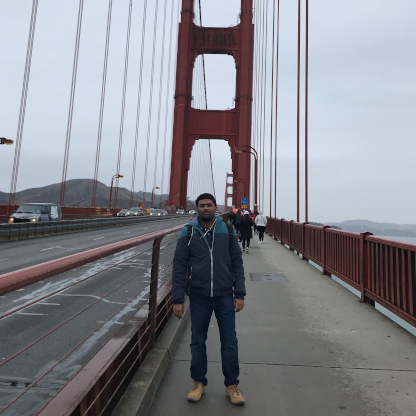
#> input picture S13_YOLO/13A_OpenCV/images/Aravind.jpeg, 416 x 416 px, found by its file name
$ jupyter execute --allow-errors OpenCV_YoLo.ipynb   (shell and % lines are left out)
#> lines starting #> are read from the running program, lines starting #| are printed output that depends on the picture
<a href="https://colab.research.google.com/github/aravindchakravarti/Deep_Learning_EVA_4/blob/master/S13_YOLO/13A_OpenCV/OpenCV_YoLo.ipynb" target="_parent"></a>

[cell 1]
from google.colab import drive
drive.mount('/content/gdrive')

[cell 2]
import cv2
import numpy as np

[cell 3]
import sys
sys.path.append('./gdrive/My Drive/yolo3weights/')

#> (a cell that did not finish here is left out)

[cell 5]
# Loading image
img = cv2.imread("Aravind.jpeg")
#> img is the input picture: shape (416, 416, 3); mean B, G, R 142.6, 135.8, 134.3
#img = cv2.416(img, None, fx=0.4, fy=0.4)
height, width, channels = img.shape
#> height = 416; width = 416; channels = 3

print(height, width, channels)
#| 416 416 3

[cell 6]
# Detecting objects
blob = cv2.dnn.blobFromImage(img, 0.00392, (416, 416), (0, 0, 0), True, crop=False)
#> (the rest of this cell did not finish here and is left out)

[cell 7]
# Showing informations on the screen
class_ids = []
confidences = []
boxes = []
#> (the rest of this cell did not finish here and is left out)

[cell 8]
indexes = cv2.dnn.NMSBoxes(boxes, confidences, 0.5, 0.4)

[cell 9]
import matplotlib.pyplot as plt

font = cv2.FONT_HERSHEY_PLAIN
for i in range(len(boxes)):
    if i in indexes:
        x, y, w, h = boxes[i]
        label = str(classes[class_ids[i]])
        color = colors[i]
        cv2.rectangle(img, (x, y), (x + w, y + h), color, 1)
        cv2.putText(img, label, (x, y), font, 1, color, 1)

b,g,r = cv2.split(img)       # get b,g,r
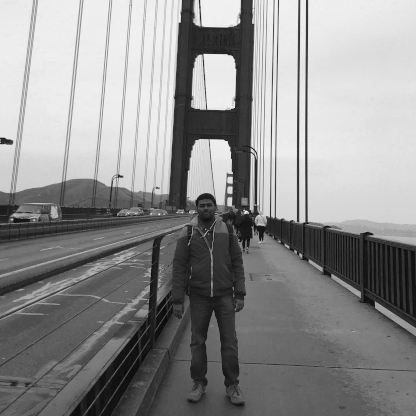
#> b: shape (416, 416); min 9, max 253, mean 142.6
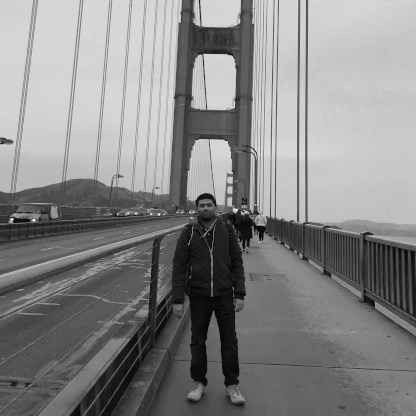
#> r: shape (416, 416); min 0, max 254, mean 134.3
rgbimg = cv2.merge([r,g,b])     # switch it to rgb

plt.savefig('annotated_image.png')
plt.figure(figsize = (30,30))
plt.imshow(rgbimg)

#image = cv2.putText(image, 'OpenCV', org, font, fontScale, color, thickness, cv2.LINE_AA)
